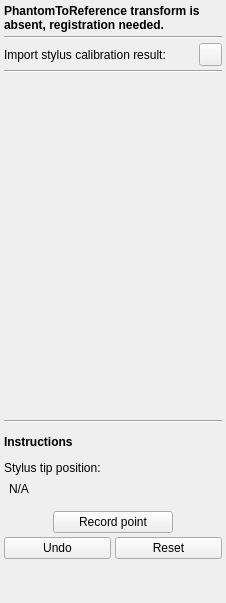
<?xml version="1.0" encoding="UTF-8"?>
<ui version="4.0">
 <class>PhantomRegistrationToolbox</class>
 <widget class="QWidget" name="PhantomRegistrationToolbox">
  <property name="geometry">
   <rect>
    <x>0</x>
    <y>0</y>
    <width>226</width>
    <height>603</height>
   </rect>
  </property>
  <property name="sizePolicy">
   <sizepolicy hsizetype="Fixed" vsizetype="Preferred">
    <horstretch>0</horstretch>
    <verstretch>0</verstretch>
   </sizepolicy>
  </property>
  <property name="minimumSize">
   <size>
    <width>226</width>
    <height>560</height>
   </size>
  </property>
  <property name="maximumSize">
   <size>
    <width>226</width>
    <height>16777215</height>
   </size>
  </property>
  <property name="windowTitle">
   <string>Phantom Registration</string>
  </property>
  <layout class="QVBoxLayout" name="verticalLayout">
   <property name="spacing">
    <number>4</number>
   </property>
   <property name="margin">
    <number>4</number>
   </property>
   <item>
    <widget class="QLabel" name="label_CalibrationState">
     <property name="font">
      <font>
       <weight>75</weight>
       <bold>true</bold>
      </font>
     </property>
     <property name="text">
      <string>PhantomToReference transform is absent, registration needed.</string>
     </property>
     <property name="wordWrap">
      <bool>true</bool>
     </property>
    </widget>
   </item>
   <item>
    <widget class="Line" name="line_3">
     <property name="orientation">
      <enum>Qt::Horizontal</enum>
     </property>
    </widget>
   </item>
   <item>
    <layout class="QHBoxLayout" name="horizontalLayout_3">
     <property name="spacing">
      <number>2</number>
     </property>
     <item>
      <widget class="QLabel" name="label_StylusCalibration">
       <property name="text">
        <string>Import stylus calibration result:</string>
       </property>
      </widget>
     </item>
     <item>
      <widget class="QPushButton" name="pushButton_OpenStylusCalibration">
       <property name="sizePolicy">
        <sizepolicy hsizetype="Fixed" vsizetype="Fixed">
         <horstretch>0</horstretch>
         <verstretch>0</verstretch>
        </sizepolicy>
       </property>
       <property name="minimumSize">
        <size>
         <width>23</width>
         <height>23</height>
        </size>
       </property>
       <property name="maximumSize">
        <size>
         <width>23</width>
         <height>23</height>
        </size>
       </property>
       <property name="focusPolicy">
        <enum>Qt::NoFocus</enum>
       </property>
       <property name="text">
        <string/>
       </property>
       <property name="icon">
        <iconset resource="../fCal.qrc">
         <normaloff>:/icons/Resources/icon_Import.png</normaloff>:/icons/Resources/icon_Import.png</iconset>
       </property>
       <property name="iconSize">
        <size>
         <width>16</width>
         <height>16</height>
        </size>
       </property>
      </widget>
     </item>
    </layout>
   </item>
   <item>
    <widget class="Line" name="line">
     <property name="orientation">
      <enum>Qt::Horizontal</enum>
     </property>
    </widget>
   </item>
   <item>
    <widget class="QVTKWidget" name="canvasPhantom" native="true">
     <property name="sizePolicy">
      <sizepolicy hsizetype="Fixed" vsizetype="Preferred">
       <horstretch>1</horstretch>
       <verstretch>1</verstretch>
      </sizepolicy>
     </property>
     <property name="minimumSize">
      <size>
       <width>218</width>
       <height>156</height>
      </size>
     </property>
     <property name="maximumSize">
      <size>
       <width>218</width>
       <height>16777215</height>
      </size>
     </property>
     <property name="sizeIncrement">
      <size>
       <width>4</width>
       <height>3</height>
      </size>
     </property>
    </widget>
   </item>
   <item>
    <widget class="Line" name="line_2">
     <property name="orientation">
      <enum>Qt::Horizontal</enum>
     </property>
    </widget>
   </item>
   <item>
    <spacer name="verticalSpacer_3">
     <property name="orientation">
      <enum>Qt::Vertical</enum>
     </property>
     <property name="sizeType">
      <enum>QSizePolicy::Fixed</enum>
     </property>
     <property name="sizeHint" stdset="0">
      <size>
       <width>20</width>
       <height>8</height>
      </size>
     </property>
    </spacer>
   </item>
   <item>
    <widget class="QLabel" name="label_Instructions">
     <property name="font">
      <font>
       <weight>75</weight>
       <bold>true</bold>
      </font>
     </property>
     <property name="text">
      <string>Instructions</string>
     </property>
     <property name="wordWrap">
      <bool>true</bool>
     </property>
    </widget>
   </item>
   <item>
    <spacer name="verticalSpacer_4">
     <property name="orientation">
      <enum>Qt::Vertical</enum>
     </property>
     <property name="sizeType">
      <enum>QSizePolicy::Fixed</enum>
     </property>
     <property name="sizeHint" stdset="0">
      <size>
       <width>20</width>
       <height>8</height>
      </size>
     </property>
    </spacer>
   </item>
   <item>
    <widget class="QLabel" name="label_StylusPositionText">
     <property name="text">
      <string>Stylus tip position:</string>
     </property>
    </widget>
   </item>
   <item>
    <layout class="QHBoxLayout" name="horizontalLayout_4">
     <item>
      <spacer name="horizontalSpacer">
       <property name="orientation">
        <enum>Qt::Horizontal</enum>
       </property>
       <property name="sizeType">
        <enum>QSizePolicy::Fixed</enum>
       </property>
       <property name="sizeHint" stdset="0">
        <size>
         <width>5</width>
         <height>20</height>
        </size>
       </property>
      </spacer>
     </item>
     <item>
      <widget class="QLabel" name="label_StylusPosition">
       <property name="text">
        <string>N/A</string>
       </property>
      </widget>
     </item>
    </layout>
   </item>
   <item>
    <spacer name="verticalSpacer">
     <property name="orientation">
      <enum>Qt::Vertical</enum>
     </property>
     <property name="sizeType">
      <enum>QSizePolicy::Fixed</enum>
     </property>
     <property name="sizeHint" stdset="0">
      <size>
       <width>20</width>
       <height>8</height>
      </size>
     </property>
    </spacer>
   </item>
   <item>
    <layout class="QGridLayout" name="gridLayout">
     <item row="0" column="0">
      <widget class="QPushButton" name="pushButton_RecordPoint">
       <property name="sizePolicy">
        <sizepolicy hsizetype="Fixed" vsizetype="Fixed">
         <horstretch>0</horstretch>
         <verstretch>0</verstretch>
        </sizepolicy>
       </property>
       <property name="minimumSize">
        <size>
         <width>120</width>
         <height>0</height>
        </size>
       </property>
       <property name="maximumSize">
        <size>
         <width>120</width>
         <height>16777215</height>
        </size>
       </property>
       <property name="text">
        <string>Record point</string>
       </property>
      </widget>
     </item>
    </layout>
   </item>
   <item>
    <layout class="QHBoxLayout" name="horizontalLayout_2">
     <property name="spacing">
      <number>4</number>
     </property>
     <item>
      <widget class="QPushButton" name="pushButton_Undo">
       <property name="text">
        <string>Undo</string>
       </property>
      </widget>
     </item>
     <item>
      <widget class="QPushButton" name="pushButton_Reset">
       <property name="text">
        <string>Reset</string>
       </property>
      </widget>
     </item>
    </layout>
   </item>
   <item>
    <spacer name="verticalSpacer_2">
     <property name="orientation">
      <enum>Qt::Vertical</enum>
     </property>
     <property name="sizeHint" stdset="0">
      <size>
       <width>20</width>
       <height>40</height>
      </size>
     </property>
    </spacer>
   </item>
  </layout>
 </widget>
 <layoutdefault spacing="4" margin="4"/>
 <customwidgets>
  <customwidget>
   <class>QVTKWidget</class>
   <extends>QWidget</extends>
   <header location="global">QVTKWidget.h</header>
  </customwidget>
 </customwidgets>
 <resources>
  <include location="../fCal.qrc"/>
 </resources>
 <connections/>
</ui>
